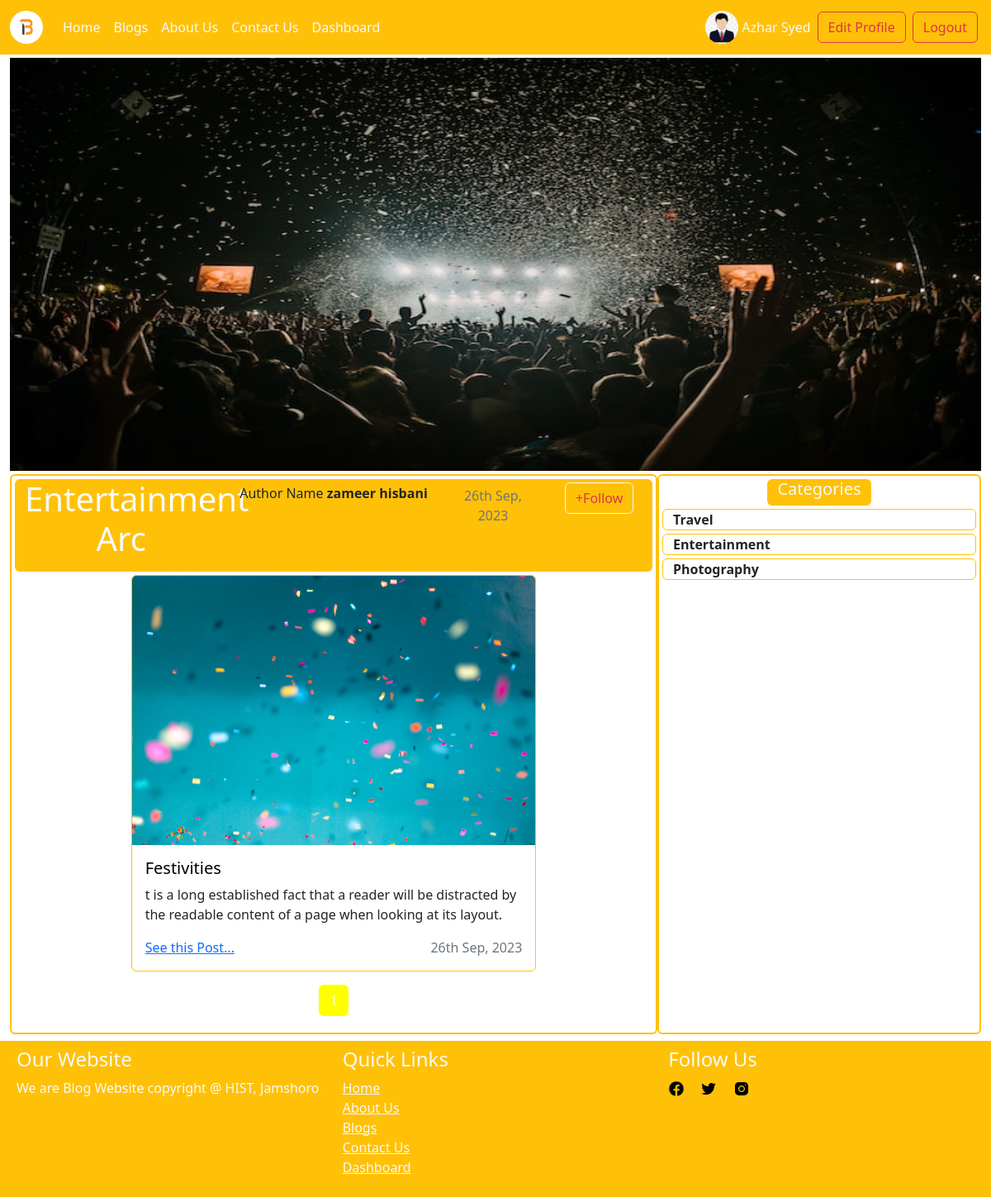
Page /this-blog.php?blog_id=8 (signed in) on the committed database.
### tables this page shows
CREATE TABLE `blog` (
  `blog_id` int(11) NOT NULL AUTO_INCREMENT,
  `user_id` int(11) NOT NULL,
  `blog_title` varchar(200) NOT NULL,
  `posts_per_page` int(11) NOT NULL,
  `blog_background_image` text NOT NULL,
  `blog_status` enum('Active','Inactive') NOT NULL DEFAULT 'Active',
  `created_at` timestamp NOT NULL DEFAULT current_timestamp(),
  `updated_at` timestamp NULL DEFAULT NULL,
  PRIMARY KEY (`blog_id`),
  KEY `user_id` (`user_id`),
  CONSTRAINT `blog_ibfk_1` FOREIGN KEY (`user_id`) REFERENCES `user` (`user_id`)
);

CREATE TABLE `user` (
  `user_id` int(11) NOT NULL AUTO_INCREMENT,
  `role_id` int(11) DEFAULT 2,
  `first_name` varchar(200) NOT NULL,
  `last_name` varchar(200) NOT NULL,
  `email` varchar(200) NOT NULL,
  `password` varchar(200) NOT NULL,
  `gender` enum('Male','Female') NOT NULL,
  `date_of_birth` date NOT NULL,
  `profile_img` text NOT NULL,
  `home_town` varchar(200) NOT NULL,
  `approval` enum('Pending','Approved','Rejected') NOT NULL DEFAULT 'Pending',
  `status` enum('Active','Inactive') NOT NULL DEFAULT 'Inactive',
  `created_at` timestamp NOT NULL DEFAULT current_timestamp(),
  `updated_at` timestamp NULL DEFAULT NULL,
  PRIMARY KEY (`user_id`),
  UNIQUE KEY `email` (`email`),
  KEY `role_id` (`role_id`),
  CONSTRAINT `user_ibfk_1` FOREIGN KEY (`role_id`) REFERENCES `role` (`role_id`)
);

CREATE TABLE `post` (
  `post_id` int(11) NOT NULL AUTO_INCREMENT,
  `blog_id` int(11) NOT NULL,
  `post_title` varchar(200) NOT NULL,
  `post_summary` varchar(250) NOT NULL,
  `post_description` text NOT NULL,
  `featured_img` text NOT NULL,
  `is_comment_allowed` enum('Yes','No') NOT NULL,
  `status` enum('Active','Inactive') NOT NULL DEFAULT 'Active',
  `created_at` timestamp NOT NULL DEFAULT current_timestamp(),
  `updated_at` timestamp NULL DEFAULT NULL,
  PRIMARY KEY (`post_id`),
  KEY `blog_id` (`blog_id`),
  CONSTRAINT `post_ibfk_2` FOREIGN KEY (`blog_id`) REFERENCES `blog` (`blog_id`)
);

### this-blog.php (the view, shortened to what this page needs)
<?php
require_once('require/general-library.php');
require_once('require/database-library.php');
$db = new Database();
 ?>
  <div class="container-fluid" style="margin-top: 70px;">
    <?php
    if (isset($_REQUEST['blog_id'])) {
      $blog_id = $_REQUEST['blog_id'];
      $result = $db->blog_by_blog_id($blog_id);
      if ($result->num_rows>0) {
        $row = mysqli_fetch_assoc($result);
        $page = isset($_GET['page']) ? $_GET['page'] : 1;
        $posts_per_page = $row['posts_per_page'];
     ?>
    <div class="row mx-0 px-0">
      <div class="col-md-12 mx-0 px-0">
        <img class="" src="Blog_Background_Images/<?php echo $row['blog_background_image'] ?>" style="width: 100%; height: 500px;">
      </div>
    </div>
    <div class="row mx-0 px-0">
      <div class="col-md-8 border border-2 border-warning rounded mt-1 p-1">
        <div class="row mx-0 px-0 bg-warning rounded mb-1">
          <div class="col-md-4 text-light text-center rounded">
            <p class="display-6"><?php echo $row['blog_title']; ?></p>
          </div>
          <div class="col-md-4 text-center h6 my-2">Author Name <b><?php echo $row['first_name']." ".$row['last_name']; ?></b></div>
          <div class="col-md-2">
            <p class="text-secondary text-center my-2"><?php $db->date_format($row['created_at']); ?></p>
          </div>
          <div class="col-md-2 text-center">
            <?php
                if (isset($_SESSION['user'])) {
                $result5 = $db->checks_author($_SESSION['user']['user_id'],$row['blog_id']);
                  if (!$result5->num_rows>0){
                  $result3 = $db->checks_follow($_SESSION['user']['user_id'],$row['blog_id']);
                  if ($result3->num_rows > 0 ) {
                    $row3 = mysqli_fetch_assoc($result3);
                    if ($row3['follow_status'] == 'Followed') {
                      ?>
                      <a class="btn btn-outline-danger text-center border border-light my-2" onclick="blog_unfollow_blog(<?php echo $_SESSION['user']['user_id']; ?>, <?php echo $row['blog_id']; ?>)">-Unfollow</a>
                      <?php
                    }elseif($row3['follow_status'] == 'Unfollowed'){
                      ?>
                      <a class="btn btn-outline-danger text-center border border-light my-1" onclick="blog_follow_blog(<?php echo $_SESSION['user']['user_id']; ?>, <?php echo $row['blog_id']; ?>)">+Follow</a>
                      <?php
                    }
                  }else{
                    ?>
                    <a class="btn btn-outline-danger text-center border border-light my-1" onclick="blog_add_follow_blog(<?php echo $_SESSION['user']['user_id']; ?>, <?php echo $row['blog_id']; ?>)">+Follow</a>
                    <?php
                  }
              }
                }
                 ?>
          </div>
        </div>
        <?php
        $offset = ($page - 1) * $posts_per_page;
        $result4 = $db->show_posts_by_blog_id_paged($blog_id,$posts_per_page,$offset);
        if ($result4->num_rows>0) {
        	while ($row4 = mysqli_fetch_assoc($result4)) {
        		?>
        		<div class="row mx-0 px-0 mt-1">
		          <div class="col-md-2"></div>
		          <div class="col-md-8">
		            <div class="card mb-3 border border-warning post_background_color">
		              <img src="Post_Featured_Images/<?php echo $row4['featured_img']; ?>" class="card-img-top">
		              <div class="card-body">
		               <h5 class="card-title post_title_color post_title_font_size post_font_style post_font_weight"><?php echo $row4['post_title']; ?></h5>
		               <p class="card-text post_font_style post_font_weight"><?php echo $row4['post_summary']; ?></p>
		               <span class="text-secondary float-end post_font_style"><?php $db->date_format($row4['created_at']); ?></span>
		               <p class="card-text post_font_style post_font_weight"><a href="post-page.php?post_id=<?php echo $row4['post_id']; ?>">See this Post...</a></small></p>
		              </div>
		            </div>
		          </div>
		          <div class="col-md-2"></div>
		        </div>
        		<?php
        	}
        }else{
          ?>
          <div class="col-md-12 text-center">
            <p class="display-5 text-warning">No Posts Available</p>
          </div>
          <?php
        }
         ?>
         <nav aria-label="Page navigation" class="text-center text-white">
                    <ul class="pagination justify-content-center">
                      <?php
                      $result6 = $db->show_posts_by_blog_id($blog_id);
                        $totalPosts = mysqli_num_rows($result6);
                        $totalPages = ceil($totalPosts / $posts_per_page);
                        for ($i = 1; $i <= $totalPages; $i++) {
                            echo '<li class="page-item ' . ($page == $i ? 'active' : '') . '">';
                            echo '<a class="page-link" href="this-blog.php?blog_id='.$blog_id.'&page=' . $i . '">' . $i . '</a>';
                            echo '</li>';
                        }
                      ?>
                    </ul>
                </nav>
      </div>
    <div class="col-md-4 border border-2 border-warning rounded mt-1 p-1">
        <div class="row mx-0 px-0">
          <div class="col-md-4"></div>
          <div class="col-md-4 bg-warning text-light text-center rounded">
            <h5>Categories</h5>
          </div>
          <div class="col-md-4"></div>
        </div>
        <?php
        $result5 = $db->show_categories_in_blog($blog_id);
        if ($result5->num_rows>0) {
        	while ($row5 = mysqli_fetch_assoc($result5)) {
        		?>
        		<div class="row mx-0 px-0 mt-1 border border-warning rounded">
		          <div class="col-md-12">
		            <a class="text-dark" style="text-decoration: none; cursor: pointer;"><strong><?php echo $row5['category_title']; ?></strong></a>
		          </div>
		        </div>
        		<?php
        	}
        }
         ?>
    </div>
    </div>
<?php
      }else{
        header("location: index.php");
      }
    }else{
    	header("location: index.php");
    }
 ?>
  </div>

### require/database-library.php (shortened to what this page needs)
<?php
class Database{
	public $connection;
	public function __construct($hostname="localhost",$username="root",$password="",$database_name="20518_syed_azhar_ali_shah"){
		$this->connection = mysqli_connect($hostname,$username,$password,$database_name);
	}
	public function date_format($time){
		$timestamp = strtotime($time);
		$date = date('jS M, Y', $timestamp);
		echo $date;
	}
	public function blog_by_blog_id($blog_id){
		$this->query = "SELECT u.first_name,u.last_name,b.* FROM user u JOIN blog b ON u.user_id = b.user_id WHERE b.blog_id = {$blog_id}";
		$this->result = mysqli_query($this->connection,$this->query);
		return $this->result;
	}
	public function checks_follow($user_id,$blog_id){
		$this->query = "SELECT * FROM following_blog WHERE follower_id = {$user_id} AND blog_following_id = {$blog_id}";
		$this->result = mysqli_query($this->connection,$this->query);
		return $this->result;
	}
	public function show_posts_by_blog_id($blog_id){
		$this->query = "SELECT * FROM post WHERE status = 'Active' AND blog_id = {$blog_id} ORDER BY post_id DESC";
		$this->result = mysqli_query($this->connection,$this->query);
		return $this->result;
	}
	public function show_posts_by_blog_id_paged($blog_id,$posts_per_page,$offset){
		$this->query = "SELECT * FROM post WHERE status = 'Active' AND blog_id = {$blog_id} ORDER BY post_id DESC LIMIT {$offset}, {$posts_per_page}";
		$this->result = mysqli_query($this->connection,$this->query);
		return $this->result;
	}
	public function show_categories_in_blog($blog_id){
		$this->query = "SELECT DISTINCT c.category_title FROM blog b JOIN post p ON b.blog_id = p.blog_id JOIN post_category pc ON p.post_id = pc.post_id JOIN category c ON pc.category_id = c.category_id WHERE pc.status = 'Active' AND b.blog_id = {$blog_id}";
		$this->result = mysqli_query($this->connection, $this->query);
		return $this->result;
	}
	public function checks_author($user_id,$blog_id){
		$this->query = "SELECT * FROM USER u JOIN blog b ON u.user_id = b.user_id WHERE b.blog_id = {$blog_id} AND u.user_id = {$user_id}";
		$this->result = mysqli_query($this->connection, $this->query);
		return $this->result;
	}
}
 ?>

### main/main.css (style rules this page uses)
li { list-style: none; }
.pagination .page-item.active .page-link { background-color: yellow; border-color: yellow; color: white; text-decoration: none; list-style: none; }

### main/sidebars.css (style rules this page uses)
body { min-height: 100vh; min-height: -webkit-fill-available; }
html { height: -webkit-fill-available; }

### rows in the picture
blog: blog_background_image (picture), blog_title "Entertainment Arc", user.first_name "zameer", user.last_name "hisbani", created_at "26th Sep, 2023"
post: featured_img (picture), post_title "Festivities", post_summary "t is a long established fact that a reader will be distracted by the readable content of a page when looking at its layout.", created_at "26th Sep, 2023"

### other values in the picture
$_SESSION['user']['first_name'] "Azhar"
$_SESSION['user']['last_name'] "Syed"
$row5['category_title'] "Travel"
$row5['category_title'] "Entertainment"
$row5['category_title'] "Photography"
